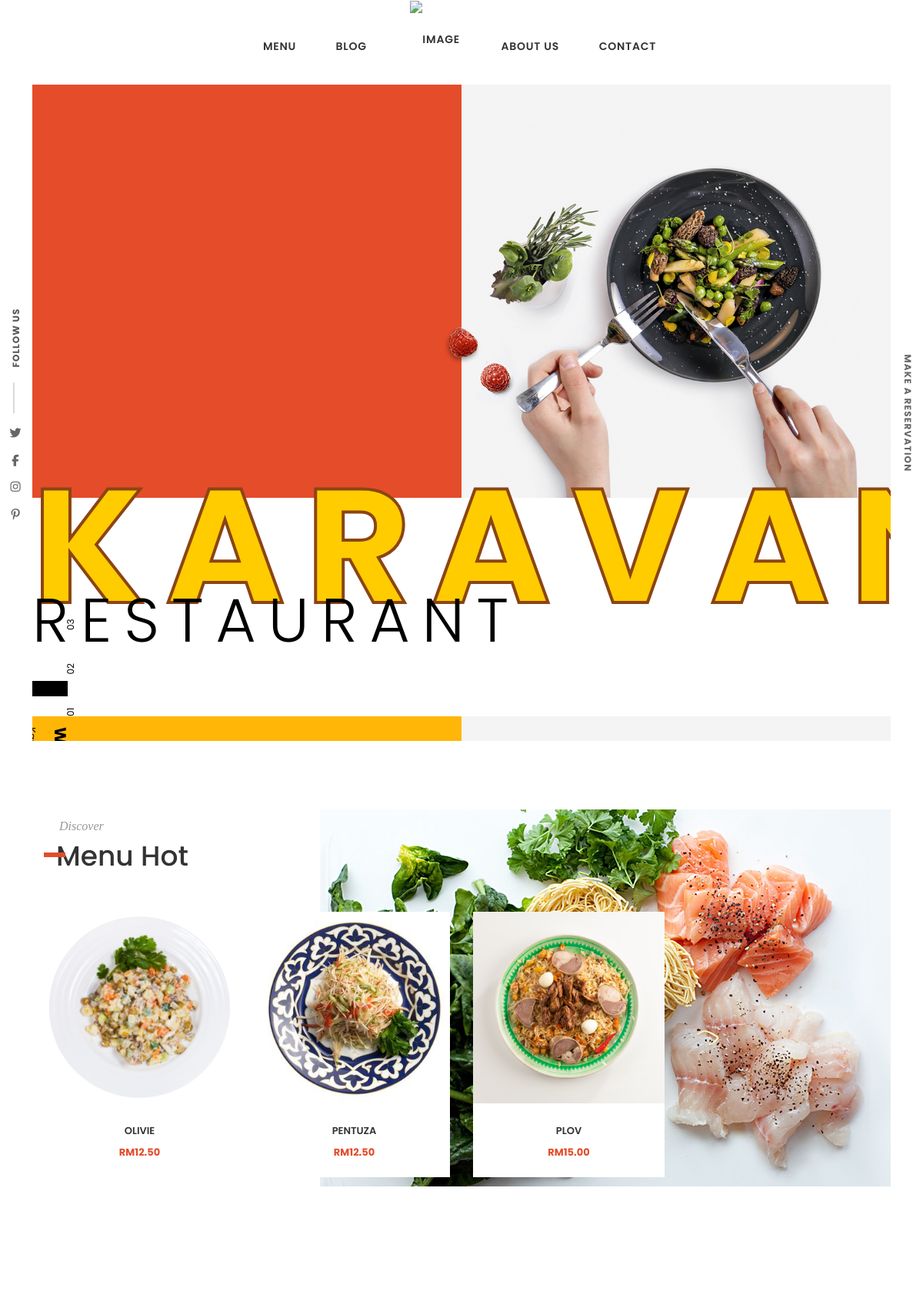
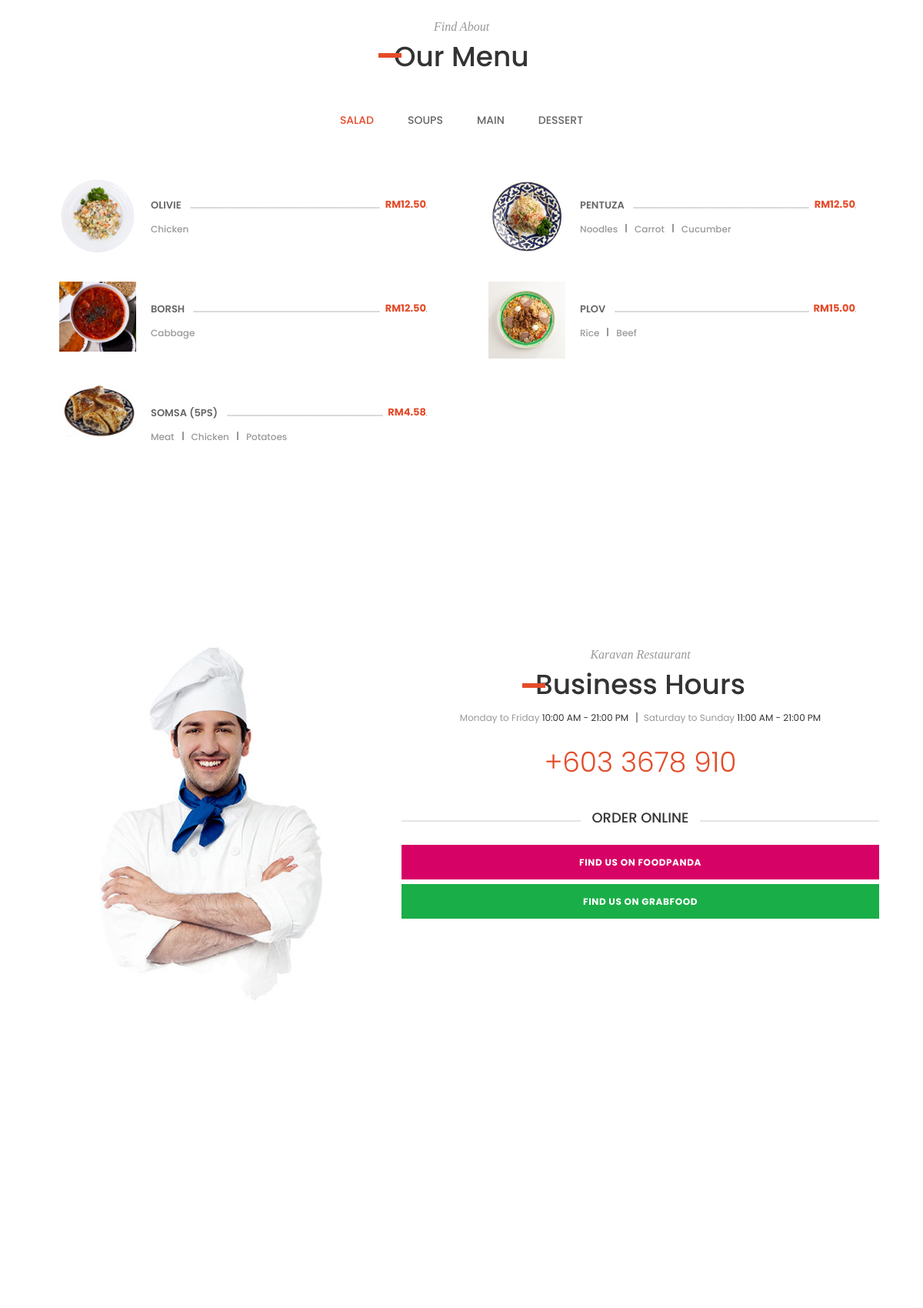
The page / (upper part) on the database its author committed (2 pictures, top to bottom).
### tables this page shows
CREATE TABLE IF NOT EXISTS `hotmenu` (
  `HotMenuID` int(11) NOT NULL AUTO_INCREMENT,
  `MenuItemID` int(11) NOT NULL,
  `Hearts` int(11) NOT NULL,
  PRIMARY KEY (`HotMenuID`),
  KEY `MenuItemID` (`MenuItemID`)
);

CREATE TABLE IF NOT EXISTS `menuitem` (
  `MenuItemID` int(11) NOT NULL AUTO_INCREMENT,
  `name` varchar(256) NOT NULL,
  `image` varchar(512) NOT NULL,
  `price` float NOT NULL,
  `discount` decimal(5,2) NOT NULL,
  `description` varchar(512) NOT NULL,
  `status` varchar(64) NOT NULL,
  `category` varchar(256) NOT NULL,
  PRIMARY KEY (`MenuItemID`)
);

CREATE TABLE IF NOT EXISTS `category` (
  `CategoryID` int(11) NOT NULL AUTO_INCREMENT,
  `name` varchar(64) NOT NULL,
  `status` varchar(64) NOT NULL,
  `categoryOrder` int(2) NOT NULL,
  PRIMARY KEY (`CategoryID`)
);

CREATE TABLE IF NOT EXISTS `businesshours` (
  `BusinessHoursID` varchar(256) NOT NULL,
  `Hours` varchar(256) NOT NULL,
  PRIMARY KEY (`BusinessHoursID`)
);

### index.php (the view, shortened to what the rows shown need)
<!DOCTYPE html>
<html xmlns="http://www.w3.org/1999/xhtml" xml:lang="en-US" lang="en-US">
<head>
    <link rel="stylesheet" type="text/css" href="stylesheets/bootstrap.css">
    <link rel="stylesheet" type="text/css" href="stylesheets/style.css">
    <link rel="stylesheet" type="text/css" href="stylesheets/responsive.css">
    <link rel="stylesheet" type="text/css" href="stylesheets/jquery.datetimepicker.css">
    <link rel="stylesheet" type="text/css" href="../../../maxcdn.bootstrapcdn.com/font-awesome/4.7.0/css/font-awesome.min.css">
    <link rel="stylesheet" type="text/css" href="stylesheets/colors/color1.css" id="colors">
    <link rel="stylesheet" type="text/css" href="stylesheets/animate.css">
</head>
<body class="">
    <div class="box">
        <section class="flat-row flat-imagebox index-1" style="padding: 100px 0 !important;">
            <div class="container">
                <div class="row">
                    <div class="col-md-12">
                        <div class="title-section style2 ">
                            <h1 class="title">Menu Hot</h1>
                        </div>
                    </div>
                </div>
                <div class="row">
                    <?php
                    require_once "admin/Database/MenuConnection.php";
                    $con = MenuConnection::getInstance();
                    $hotMenuItems = $con->getHotMenuItems();
                    foreach ($hotMenuItems as $item) {
                        $food = $con->getMenuItem($item["MenuItemID"]);
                        $name = $food[0]["name"];
                        $image = $food[0]["image"];
                        $price = $food[0]["price"];
                        $price = number_format($price, 2);
                        echo "<div class='item'>
                        <div class='imagebox effect1'>
                            <div class='box-wrap'>
                                <div class='box-image'>
                                    <a href='#'><img src='images/menu-item/$image' alt='images' style='width:270px;'></a>
                                </div>
                                <div class='box-content' style='text-align:center'>
                                    <h5 style='text-transform: uppercase'>$name</h5>
                                    <ul>
                                        <li style='margin-right: 0'>RM$price</li>
                                        <!--<li>
                                            <i class='fa fa-heart'></i>
                                            <i class='fa fa-heart'></i>
                                            <i class='fa fa-heart'></i>
                                            <i class='fa fa-heart'></i>
                                            <i class='fa fa-heart'></i>
                                        </li>-->
                                    </ul>
                                </div>
                            </div>
                        </div>
                    </div>";
                    }
                    ?>
                </div>
            </div>
        </section>
        <section class="flat-row flat-tab-menu">
            <div class="container">
                <div class="row">
                    <div class="col-md-12">
                        <div class="title-section">
                            <h1 class="title">Our Menu</h1>
                        </div>
                    </div>
                </div>
                <div class="row">
                    <div class="col-md-12">
                        <div class="flat-tabs">
                            <ul class="menu-tab">
                                <?php
                                $categories = $con->getMenuCategories(true);
                                $catCounter = 0;
                                foreach ($categories as $category) {
                                    $catName = $category["name"];
                                    $catStatus = $category["status"];
                                    if ($catStatus == "Active") {
                                        if ($catCounter == 0) {
                                            $catCounter++;
                                            echo "<li class='active'><a href='#'>$catName</a></li>";
                                        } else {
                                            echo "<li><a href='#'>$catName </a></li>";
                                        }
                                    }
                                }
                                ?>
                            </ul>
                            <div class="content-tab">
                                <?php
                                foreach ($categories as $category) {
                                    if ($category["status"] == "Active") {
                                        echo "<div class='content-inner'>";
                                        $menuItems = $con->getMenuItems();
                                        foreach ($menuItems as $menuItem) {
                                            $status = $menuItem["status"];
                                            $foodCatagory = $menuItem["category"];
                                            if ($status == "Active" && $foodCatagory == $category["name"]) {
                                                $name = $menuItem["name"];
                                                $image = $menuItem["image"];
                                                $price = $menuItem["price"];
                                                $disc = $menuItem["discount"];
                                                $desc = $menuItem["description"];
                                                if ($disc != 0) {
                                                    $price = $price - $price * $disc;
                                                }
                                                $price = number_format($price, 2);
                                                $foodDesc = explode(",", $desc);
                                                echo "<div class='col-md-6'>";
                                                echo "<ul class='menu-fd'>";
                                                echo "<li>";
                                                echo "<div class='media-wrap flat-hover-moveright'>";
                                                echo "<a href='#' class='pull-left'>";
                                                echo "<img src='images/menu-item/$image' width='100' height='100' alt='client' class='img-responsive'>";
                                                echo "</a>";
                                                echo "<div class='media-body'>";
                                                echo "<h6><a href='#'>$name</a></h6>";
                                                echo "<div class='dotted-bg'></div>";
                                                echo "<span>RM$price</span>";
                                                echo "</div>";
                                                echo "<ul class='menu-in'>";
                                                foreach ($foodDesc as $desc) {
                                                    echo "<li style='margin-right:22px'>$desc </li>";
                                                }
                                                echo "</ul>";
                                                echo "</div>";
                                                echo "</li>";
                                                echo "</ul>";
                                                echo "</div>";
                                            }
                                        }
                                        echo "</div>";
                                    }
                                }
                                ?>
                            </div>
                        </div>
                    </div>
                </div>
            </div>
        </section>
        <?php
        include_once "php/reservation.php";
        ?>
    </div>
</body>
</html>

### php/reservation.php (shortened to what the rows shown need)
<section class="flat-row flat-make-res index-2">
    <div class="container">
        <div class="row">
            <div class="col-md-7">
                <div class="reservation-page-left">
                    <div class="reservation-page-form">
                        <div class="title-section">
                            <h1 class="title">Business Hours</h1>
                        </div>
                        <?php
                        require_once "admin/Database/MenuConnection.php";
                        $con = MenuConnection::getInstance();
                        $businessHours = $con->getBusinessHours();
                        ?>
                        <ul style="margin-top: 10px; margin-bottom: 25px">
                            <li>Monday to Friday <span><?php echo $businessHours[0]["Hours"]; ?></span> </li>
                            <li style="padding-left: 10px;">Saturday to Sunday <span><?php echo $businessHours[1]["Hours"]; ?></span></li>
                        </ul>
                        <h1 class="phone">+603 3678 910</h1>
                    </div>
                </div>
            </div>
        </div>
    </div>
</section>

### rows shown on the page
hotmenu: MenuItemID.image (picture), MenuItemID.name "OLIVIE", MenuItemID.price "12.50"
hotmenu: MenuItemID.image (picture), MenuItemID.name "PENTUZA", MenuItemID.price "12.50"
hotmenu: MenuItemID.image (picture), MenuItemID.name "PLOV", MenuItemID.price "15.00"
category: name "SALAD"
category: name "SOUPS"
category: name "MAIN"
category: name "DESSERT"
menuitem: image (picture), name "OLIVIE", price "12.50", description "Chicken"
menuitem: image (picture), name "PENTUZA", price "12.50", description "Noodles", description "Carrot", description "Cucumber"
menuitem: image (picture), name "BORSH", price "12.50", description "Cabbage"
menuitem: image (picture), name "PLOV", price "15.00", description "Rice", description "Beef"
menuitem: image (picture), name "SOMSA (5PS)", price "4.58", description "Meat", description "Chicken", description "Potatoes"
businesshours: Hours "10:00 AM - 21:00 PM"
businesshours: Hours "11:00 AM - 21:00 PM"
